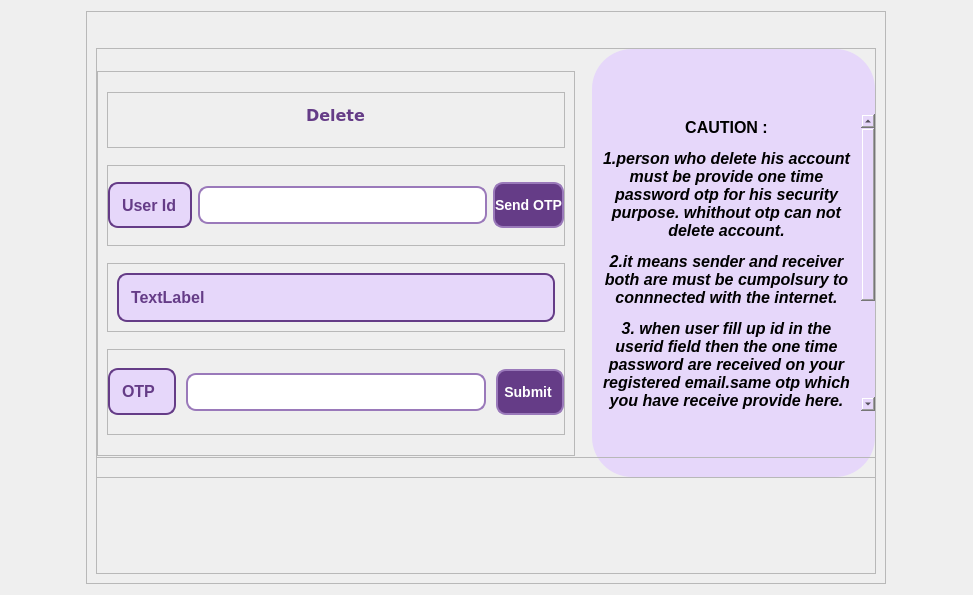
<?xml version="1.0" encoding="UTF-8"?>
<ui version="4.0">
 <class>Frame</class>
 <widget class="QFrame" name="Frame">
  <property name="geometry">
   <rect>
    <x>0</x>
    <y>0</y>
    <width>973</width>
    <height>595</height>
   </rect>
  </property>
  <property name="windowTitle">
   <string>Frame</string>
  </property>
  <layout class="QHBoxLayout" name="horizontalLayout_3">
   <item>
    <widget class="QFrame" name="frame">
     <property name="maximumSize">
      <size>
       <width>800</width>
       <height>589</height>
      </size>
     </property>
     <property name="styleSheet">
      <string notr="true">QFrame:addmember{
border:none;
}
QLabel {

    background-color: #E6D7FA;
    color: #653C87;
    font-family: 'Segoe UI', sans-serif;
    font-size: 16px;
    font-weight: 600;
    padding: 8px;
    border: 2px solid #653C87;
    border-radius: 10px;
    transition: background-color 0.3s ease, border-color 0.3s ease;
}

QLabel:hover {
    background-color: #D4C2EF;  /* Slightly darker background on hover */
    border-color: #553075;  /* Darker border on hover */
}

QLineEdit {
    border: 2px solid #9A79BA;
    border-radius: 10px;
    padding: 8px;
    font-family: 'Segoe UI', sans-serif;
    font-size: 14px;
    color: #653C87;
    background-color: #FFFFFF;
    transition: background-color 0.3s ease, border-color 0.3s ease;
}

QLineEdit:hover {
    background-color: #F5F0FA;  /* Slightly lighter background on hover */
}

QLineEdit:focus {
    border: 2px solid #653C87;  /* Darker border on focus */
    background-color: #F5F5F5;  /* Slightly lighter background on focus */
}
QPushButton {
    background-color: #653C87; /* Dark purple background */
    color: #FFFFFF; /* White text */
    font-family: 'Segoe UI', sans-serif; /* Font family */
    font-size: 14px; /* Font size */
    font-weight: bold; /* Bold text */
    padding: 10px 20px; /* Padding */
    border: 2px solid #9A79BA; /* Light purple border */
    border-radius: 10px; /* Rounded corners */
    transition: background-color 0.3s ease, border-color 0.3s ease; /* Smooth transition */
}

QPushButton:hover {
    background-color: #9A79BA; /* Light purple background on hover */
    border-color: #653C87; /* Dark purple border on hover */
}

QPushButton:pressed {
    background-color: #E6D7FA; /* Lightest purple background on press */
    border-color: #553075; /* Darker purple border on press */
}
</string>
     </property>
     <property name="frameShape">
      <enum>QFrame::StyledPanel</enum>
     </property>
     <property name="frameShadow">
      <enum>QFrame::Raised</enum>
     </property>
     <layout class="QGridLayout" name="gridLayout_2">
      <item row="0" column="0">
       <widget class="QFrame" name="frame_3">
        <property name="minimumSize">
         <size>
          <width>0</width>
          <height>430</height>
         </size>
        </property>
        <property name="maximumSize">
         <size>
          <width>16777215</width>
          <height>375</height>
         </size>
        </property>
        <property name="frameShape">
         <enum>QFrame::StyledPanel</enum>
        </property>
        <property name="frameShadow">
         <enum>QFrame::Raised</enum>
        </property>
        <layout class="QHBoxLayout" name="horizontalLayout">
         <property name="spacing">
          <number>17</number>
         </property>
         <property name="leftMargin">
          <number>0</number>
         </property>
         <property name="topMargin">
          <number>0</number>
         </property>
         <property name="rightMargin">
          <number>0</number>
         </property>
         <property name="bottomMargin">
          <number>0</number>
         </property>
         <item>
          <widget class="QFrame" name="frame_2">
           <property name="minimumSize">
            <size>
             <width>450</width>
             <height>385</height>
            </size>
           </property>
           <property name="maximumSize">
            <size>
             <width>550</width>
             <height>384</height>
            </size>
           </property>
           <property name="frameShape">
            <enum>QFrame::StyledPanel</enum>
           </property>
           <property name="frameShadow">
            <enum>QFrame::Raised</enum>
           </property>
           <layout class="QVBoxLayout" name="verticalLayout">
            <item>
             <widget class="QFrame" name="frame_4">
              <property name="maximumSize">
               <size>
                <width>16777215</width>
                <height>56</height>
               </size>
              </property>
              <property name="frameShape">
               <enum>QFrame::StyledPanel</enum>
              </property>
              <property name="frameShadow">
               <enum>QFrame::Raised</enum>
              </property>
              <layout class="QVBoxLayout" name="verticalLayout_2">
               <property name="leftMargin">
                <number>0</number>
               </property>
               <property name="topMargin">
                <number>0</number>
               </property>
               <property name="rightMargin">
                <number>0</number>
               </property>
               <item alignment="Qt::AlignHCenter">
                <widget class="QLabel" name="label_4">
                 <property name="maximumSize">
                  <size>
                   <width>16777215</width>
                   <height>58</height>
                  </size>
                 </property>
                 <property name="font">
                  <font>
                   <family>Verdana</family>
                   <pointsize>20</pointsize>
                   <italic>false</italic>
                   <bold>true</bold>
                  </font>
                 </property>
                 <property name="styleSheet">
                  <string notr="true">border:none;
background:none;
font: 700 20pt &quot;Verdana&quot;;</string>
                 </property>
                 <property name="text">
                  <string>Delete</string>
                 </property>
                </widget>
               </item>
              </layout>
             </widget>
            </item>
            <item>
             <widget class="QFrame" name="frame_66">
              <property name="maximumSize">
               <size>
                <width>16777215</width>
                <height>81</height>
               </size>
              </property>
              <property name="frameShape">
               <enum>QFrame::StyledPanel</enum>
              </property>
              <property name="frameShadow">
               <enum>QFrame::Raised</enum>
              </property>
              <layout class="QGridLayout" name="gridLayout">
               <property name="leftMargin">
                <number>0</number>
               </property>
               <property name="rightMargin">
                <number>0</number>
               </property>
               <property name="horizontalSpacing">
                <number>6</number>
               </property>
               <property name="verticalSpacing">
                <number>1</number>
               </property>
               <item row="0" column="2">
                <widget class="QPushButton" name="pushButton">
                 <property name="minimumSize">
                  <size>
                   <width>0</width>
                   <height>46</height>
                  </size>
                 </property>
                 <property name="maximumSize">
                  <size>
                   <width>100</width>
                   <height>16777215</height>
                  </size>
                 </property>
                 <property name="styleSheet">
                  <string notr="true">padding:0px;</string>
                 </property>
                 <property name="text">
                  <string>Send OTP</string>
                 </property>
                </widget>
               </item>
               <item row="0" column="1">
                <widget class="QLineEdit" name="lineEdit">
                 <property name="maximumSize">
                  <size>
                   <width>300</width>
                   <height>16777215</height>
                  </size>
                 </property>
                </widget>
               </item>
               <item row="0" column="0" alignment="Qt::AlignHCenter">
                <widget class="QLabel" name="label">
                 <property name="maximumSize">
                  <size>
                   <width>100</width>
                   <height>47</height>
                  </size>
                 </property>
                 <property name="text">
                  <string>User Id</string>
                 </property>
                </widget>
               </item>
              </layout>
             </widget>
            </item>
            <item>
             <widget class="QFrame" name="frame_7">
              <property name="maximumSize">
               <size>
                <width>16777215</width>
                <height>69</height>
               </size>
              </property>
              <property name="frameShape">
               <enum>QFrame::StyledPanel</enum>
              </property>
              <property name="frameShadow">
               <enum>QFrame::Raised</enum>
              </property>
              <layout class="QVBoxLayout" name="verticalLayout_5">
               <item>
                <widget class="QLabel" name="label_3">
                 <property name="maximumSize">
                  <size>
                   <width>500</width>
                   <height>66</height>
                  </size>
                 </property>
                 <property name="text">
                  <string>TextLabel</string>
                 </property>
                </widget>
               </item>
              </layout>
             </widget>
            </item>
            <item>
             <widget class="QFrame" name="frame_8">
              <property name="maximumSize">
               <size>
                <width>16777215</width>
                <height>86</height>
               </size>
              </property>
              <property name="styleSheet">
               <string notr="true"/>
              </property>
              <property name="frameShape">
               <enum>QFrame::StyledPanel</enum>
              </property>
              <property name="frameShadow">
               <enum>QFrame::Raised</enum>
              </property>
              <layout class="QHBoxLayout" name="horizontalLayout_2">
               <property name="spacing">
                <number>10</number>
               </property>
               <property name="leftMargin">
                <number>0</number>
               </property>
               <property name="rightMargin">
                <number>0</number>
               </property>
               <item>
                <widget class="QLabel" name="label_5">
                 <property name="maximumSize">
                  <size>
                   <width>80</width>
                   <height>47</height>
                  </size>
                 </property>
                 <property name="text">
                  <string>OTP</string>
                 </property>
                </widget>
               </item>
               <item>
                <widget class="QLineEdit" name="lineEdit_2">
                 <property name="maximumSize">
                  <size>
                   <width>300</width>
                   <height>16777215</height>
                  </size>
                 </property>
                </widget>
               </item>
               <item>
                <widget class="QPushButton" name="pushButton_2">
                 <property name="minimumSize">
                  <size>
                   <width>0</width>
                   <height>46</height>
                  </size>
                 </property>
                 <property name="maximumSize">
                  <size>
                   <width>100</width>
                   <height>16777215</height>
                  </size>
                 </property>
                 <property name="styleSheet">
                  <string notr="true">padding:0px;</string>
                 </property>
                 <property name="text">
                  <string>Submit </string>
                 </property>
                </widget>
               </item>
              </layout>
             </widget>
            </item>
           </layout>
          </widget>
         </item>
         <item>
          <widget class="QFrame" name="frame_5">
           <property name="maximumSize">
            <size>
             <width>283</width>
             <height>16777215</height>
            </size>
           </property>
           <property name="styleSheet">
            <string notr="true">background:#E6D7FA;
border-radius:40px;</string>
           </property>
           <property name="frameShape">
            <enum>QFrame::StyledPanel</enum>
           </property>
           <property name="frameShadow">
            <enum>QFrame::Raised</enum>
           </property>
           <layout class="QGridLayout" name="gridLayout_3">
            <property name="leftMargin">
             <number>0</number>
            </property>
            <property name="topMargin">
             <number>0</number>
            </property>
            <property name="rightMargin">
             <number>0</number>
            </property>
            <property name="bottomMargin">
             <number>0</number>
            </property>
            <property name="spacing">
             <number>0</number>
            </property>
            <item row="0" column="0" alignment="Qt::AlignVCenter">
             <widget class="QTextBrowser" name="textBrowser">
              <property name="minimumSize">
               <size>
                <width>0</width>
                <height>297</height>
               </size>
              </property>
              <property name="maximumSize">
               <size>
                <width>573</width>
                <height>16777215</height>
               </size>
              </property>
              <property name="styleSheet">
               <string notr="true">QTextBrowser {
    border: none; /* Example: Remove border if needed */
    overflow: hidden;
   scrollbar:hideen;
  background:#E6D7FA;
}


</string>
              </property>
              <property name="html">
               <string>&lt;!DOCTYPE HTML PUBLIC &quot;-//W3C//DTD HTML 4.0//EN&quot; &quot;http://www.w3.org/TR/REC-html40/strict.dtd&quot;&gt;
&lt;html&gt;&lt;head&gt;&lt;meta name=&quot;qrichtext&quot; content=&quot;1&quot; /&gt;&lt;meta charset=&quot;utf-8&quot; /&gt;&lt;style type=&quot;text/css&quot;&gt;
p, li { white-space: pre-wrap; }
hr { height: 1px; border-width: 0; }
li.unchecked::marker { content: &quot;\2610&quot;; }
li.checked::marker { content: &quot;\2612&quot;; }
&lt;/style&gt;&lt;/head&gt;&lt;body style=&quot; font-family:'Segoe UI'; font-size:9pt; font-weight:400; font-style:normal;&quot;&gt;
&lt;p align=&quot;center&quot; style=&quot; margin-top:12px; margin-bottom:12px; margin-left:0px; margin-right:0px; -qt-block-indent:0; text-indent:0px;&quot;&gt;&lt;span style=&quot; font-size:12pt; font-weight:700;&quot;&gt;CAUTION :&lt;/span&gt;&lt;/p&gt;
&lt;p align=&quot;center&quot; style=&quot; margin-top:12px; margin-bottom:12px; margin-left:0px; margin-right:0px; -qt-block-indent:0; text-indent:0px;&quot;&gt;&lt;span style=&quot; font-size:12pt; font-weight:700; font-style:italic;&quot;&gt;1.person who delete his account must be provide one time password otp for his security purpose. whithout otp can not delete account.&lt;/span&gt;&lt;/p&gt;
&lt;p align=&quot;center&quot; style=&quot; margin-top:12px; margin-bottom:12px; margin-left:0px; margin-right:0px; -qt-block-indent:0; text-indent:0px;&quot;&gt;&lt;span style=&quot; font-size:12pt; font-weight:700; font-style:italic;&quot;&gt;2.it means sender and receiver both are must be cumpolsury to connnected with the internet.&lt;/span&gt;&lt;/p&gt;
&lt;p align=&quot;center&quot; style=&quot; margin-top:12px; margin-bottom:12px; margin-left:0px; margin-right:0px; -qt-block-indent:0; text-indent:0px;&quot;&gt;&lt;span style=&quot; font-size:12pt; font-weight:700; font-style:italic;&quot;&gt;3. when user fill up id in the userid field then the one time password are received on your registered email.same otp which you have receive provide here.&lt;/span&gt;&lt;/p&gt;
&lt;p align=&quot;center&quot; style=&quot; margin-top:12px; margin-bottom:12px; margin-left:0px; margin-right:0px; -qt-block-indent:0; text-indent:0px;&quot;&gt;&lt;span style=&quot; font-size:12pt; font-weight:700; font-style:italic;&quot;&gt;4.filling this otp in the otp field submit clicked button and your information will be deleted.&lt;/span&gt;&lt;br /&gt;&lt;/p&gt;
&lt;p style=&quot; margin-top:12px; margin-bottom:12px; margin-left:0px; margin-right:0px; -qt-block-indent:0; text-indent:0px;&quot;&gt;&lt;br /&gt;&lt;/p&gt;
&lt;p style=&quot; margin-top:12px; margin-bottom:12px; margin-left:0px; margin-right:0px; -qt-block-indent:0; text-indent:0px;&quot;&gt;&lt;br /&gt;&lt;/p&gt;&lt;/body&gt;&lt;/html&gt;</string>
              </property>
             </widget>
            </item>
           </layout>
          </widget>
         </item>
        </layout>
       </widget>
      </item>
      <item row="1" column="0">
       <widget class="QFrame" name="frame_67">
        <property name="frameShape">
         <enum>QFrame::StyledPanel</enum>
        </property>
        <property name="frameShadow">
         <enum>QFrame::Raised</enum>
        </property>
       </widget>
      </item>
     </layout>
    </widget>
   </item>
  </layout>
 </widget>
 <resources/>
 <connections/>
</ui>
